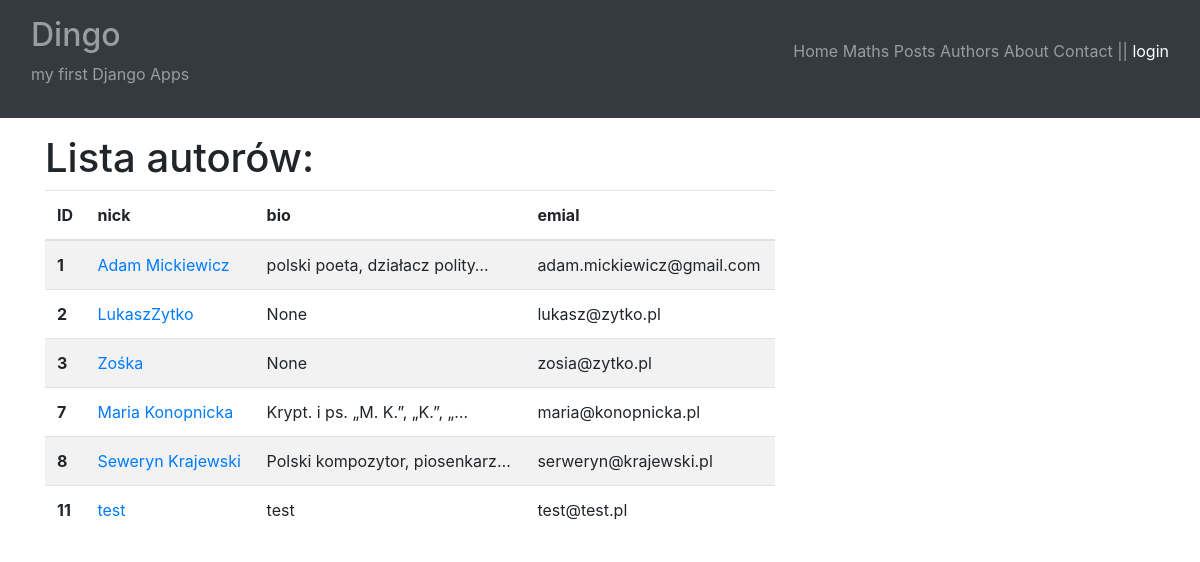
/blog/authors-list/, run on the app's committed database.
### posts/models.py (models this page shows, shortened)
class Author(models.Model):
    nick = models.CharField(max_length=25, unique=True)
    bio = models.TextField(
        blank=True,
        null=True
    )
    email = models.EmailField()

### posts/views.py (the view, shortened to what this page needs)
# urls.py: path("authors-list", authors_list, name="authors_list"),
def authors_list(request):
    author_form = AuthorForm()
    authors = Author.objects.all()
    return render(
        request=request,
        template_name="posts/authors_list.html",
        context={
            "authors": authors,
            "author_form": author_form
        }
    )

### posts/templates/posts/authors_list.html (shortened to what this page needs)
{% extends "main.html" %}
{% load bootstrap4 %}
{% block content %}
<div class="row">
    <div class="col-8">
        <h1>Lista autorów:</h1>
        <table class="table table-striped">
            <thead>
              <tr>
                <th scope="col">ID</th>
                <th scope="col">nick</th>
                <th scope="col">bio</th>
                <th scope="col">emial</th>
              </tr>
            </thead>
            <tbody>
                {% for a in authors %}
                    <tr>
                        <th scope="row">{{ a.id }}</th>
                        <td><a href="{% url 'blog:author_details' a.id %}">{{ a.nick }}</a></td>
                        <td>{{ a.bio|truncatechars:30 }}</td>
                        <td>{{ a.email }}</a></td>
                    </tr>
                {% endfor %}
            </tbody>
        </table>
    </div>
    <div class="col">
    </div>
</div>
{% endblock %}

### data on the page
Author: id "1", nick "Adam Mickiewicz", bio "polski poeta, działacz polity…", email "adam.mickiewicz@gmail.com"
Author: id "2", nick "LukaszZytko", bio "None", email "lukasz@zytko.pl"
Author: id "3", nick "Zośka", bio "None", email "zosia@zytko.pl"
Author: id "7", nick "Maria Konopnicka", bio "Krypt. i ps. „M. K.”, „K.”, „…", email "maria@konopnicka.pl"
Author: id "8", nick "Seweryn Krajewski", bio "Polski kompozytor, piosenkarz…", email "serweryn@krajewski.pl"
Author: id "11", nick "test", bio "test", email "test@test.pl"
